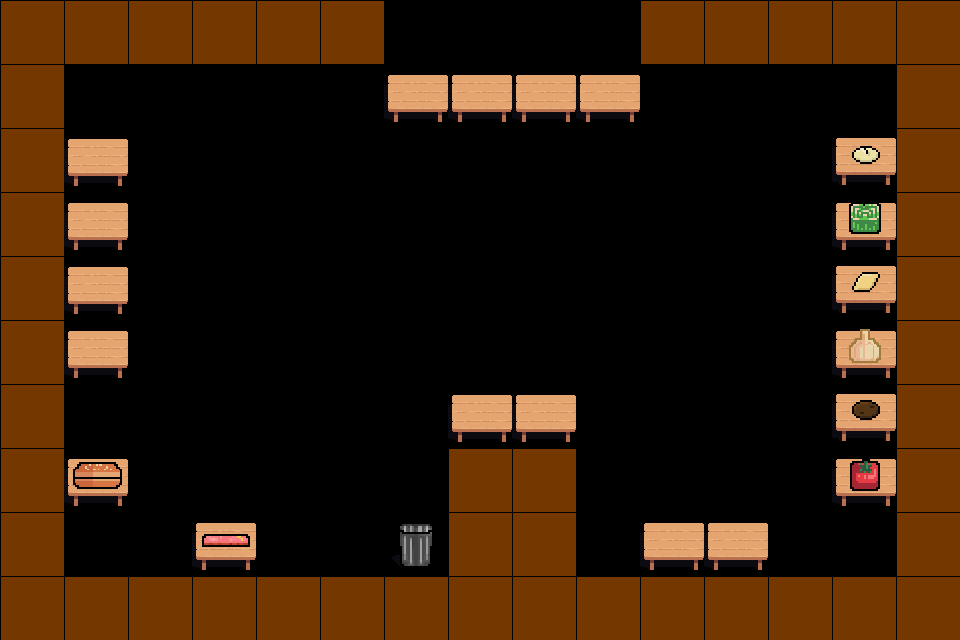

Rendered tile map (Tiled .tmx) drawn with the repository's tilesets; below, a short description and the full map source, tile grids included:
An orthogonal 15x20 tile map with 64x32 px tiles, 1 tile layer (Tile Layer 1) and 30 objects (4x StationServing, 2x Cook, 2x StationCut, 2x StationCounter, 2x StationFry, ...).

<map version="1.9" tiledversion="1.9.2" orientation="orthogonal" renderorder="right-down" width="15" height="20" tilewidth="64" tileheight="32" infinite="0" nextlayerid="3" nextobjectid="71">
 <tileset firstgid="1" source="Stations.tsx" />
 <layer id="1" name="Tile Layer 1" width="15" height="20">
  <data encoding="csv">
0,0,0,0,0,0,0,0,0,0,0,0,0,0,0,
7,7,7,7,7,7,0,0,0,0,7,7,7,7,7,
0,0,0,0,0,0,0,0,0,0,0,0,0,0,0,
7,0,0,0,0,0,16,16,16,16,0,0,0,0,7,
0,0,0,0,0,0,0,0,0,0,0,0,0,0,0,
7,16,0,0,0,0,0,0,0,0,0,0,0,22,7,
0,0,0,0,0,0,0,0,0,0,0,0,0,0,0,
7,16,0,0,0,0,0,0,0,0,0,0,0,12,7,
0,0,0,0,0,0,0,0,0,0,0,0,0,0,0,
7,16,0,0,0,0,0,0,0,0,0,0,0,21,7,
0,0,0,0,0,0,0,0,0,0,0,0,0,0,0,
7,16,0,0,0,0,0,0,0,0,0,0,0,13,7,
0,0,0,0,0,0,0,0,0,0,0,0,0,0,0,
7,0,0,0,0,0,0,16,16,0,0,0,0,23,7,
0,0,0,0,0,0,0,0,0,0,0,0,0,0,0,
7,15,0,0,0,0,0,7,7,0,0,0,0,14,7,
0,0,0,0,0,0,0,0,0,0,0,0,0,0,0,
7,0,0,17,0,0,18,7,7,0,16,16,0,0,7,
0,0,0,0,0,0,0,0,0,0,0,0,0,0,0,
7,7,7,7,7,7,7,7,7,7,7,7,7,7,7
</data>
 </layer>
 <objectgroup id="2" name="Objects">
  <object id="14" name="CookStart" x="128" y="288" width="42.5" height="20" />
  <object id="32" name="Cook" x="640" y="288" width="42.5" height="20" />
  <object id="32" name="Cook" x="580" y="258" width="42.5" height="20" />
  <object id="15" x="64" y="0">
   <polygon points="0,0 832,0 832,64 0,64" />
  </object>
  <object id="21" x="371.2" y="576">
   <polygon points="-307.2,0 76.8,0 76.8,64 -307.2,64" />
  </object>
  <object id="22" x="448" y="472">
   <polygon points="0,0 0,-24 0,168 128,168 128,-24 0,-24" />
  </object>
  <object id="26" x="576" y="576">
   <polygon points="0,0 0,64 320,64 320,0" />
  </object>
  <object id="31" x="896" y="213.333">
   <polygon points="0,-213.333 0,426.667 64,426.667 64,-213.333" />
  </object>
  <object id="46" name="StationCut" x="640" y="512" width="64" height="64" />
  <object id="47" name="StationCut" x="704" y="512" width="64" height="64" />
  <object id="48" name="PantryTomato" x="832" y="448" width="64" height="64" />
  <object id="50" name="PantryOnion" x="832" y="320" width="64" height="64" />
  <object id="75" name="PantryDough" x="832" y="128" width="64" height="64" />
  <object id="76" name="PantryCheese" x="832" y="256" width="64" height="64" />
  <object id="77" name="PantryRawPotato" x="832" y="384" width="64" height="64" />
  <object id="51" name="PantryLettuce" x="832" y="192" width="64" height="64" />
  <object id="52" name="PantryBun" x="64" y="384" width="64" height="64" />
  <object id="53" name="StationCounter" x="448" y="384" width="64" height="64" />
  <object id="54" name="StationCounter" x="512" y="384" width="64" height="64" />
  <object id="55" name="PantryMeat" x="192" y="512" width="64" height="64" />
  <object id="56" name="StationBin" x="383.909" y="512" width="64" height="64" />
  <object id="58" name="StationFry" x="64" y="192" width="64" height="64" />
  <object id="59" name="StationServing" x="384" y="64" width="64" height="64.0909" />
  <object id="60" name="StationServing" x="448" y="64" width="64" height="64.0909" />
  <object id="61" name="StationServing" x="512" y="64" width="64" height="64.0909" />
  <object id="62" name="StationServing" x="576" y="64" width="64" height="64.0909" />
  <object id="68" x="2.94957" y="215.11">
   <polygon points="-2.94957,-215.11 61.0504,-215.11 61.0504,424.89 -2.94957,424.89" />
  </object>
  <object id="70" name="StationFry" x="64" y="128" width="64" height="64" />
  <object id="85" name="StationOven" x="64" y="256" width="64" height="64" />
  <object id="86" name="StationOven" x="64" y="320" width="64" height="64" />
 </objectgroup>
</map>
